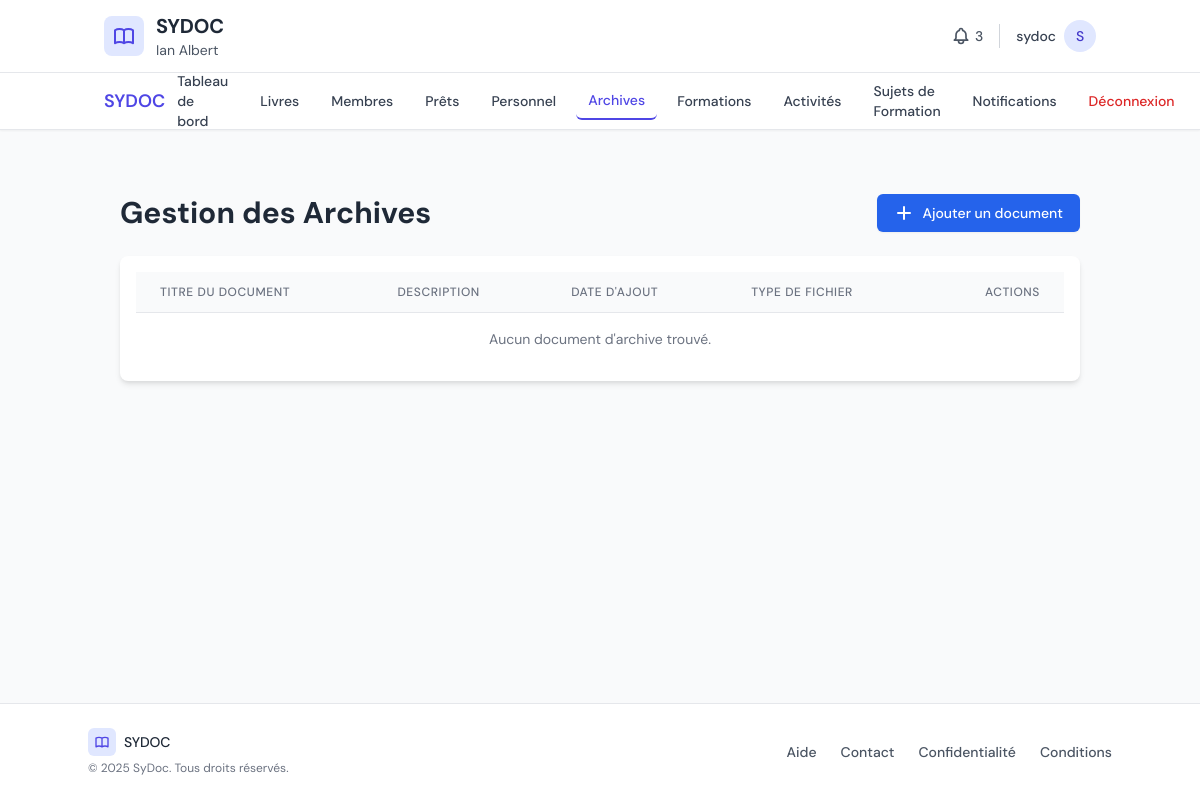
Before: /center/archives/ (signed in) with the older database file.
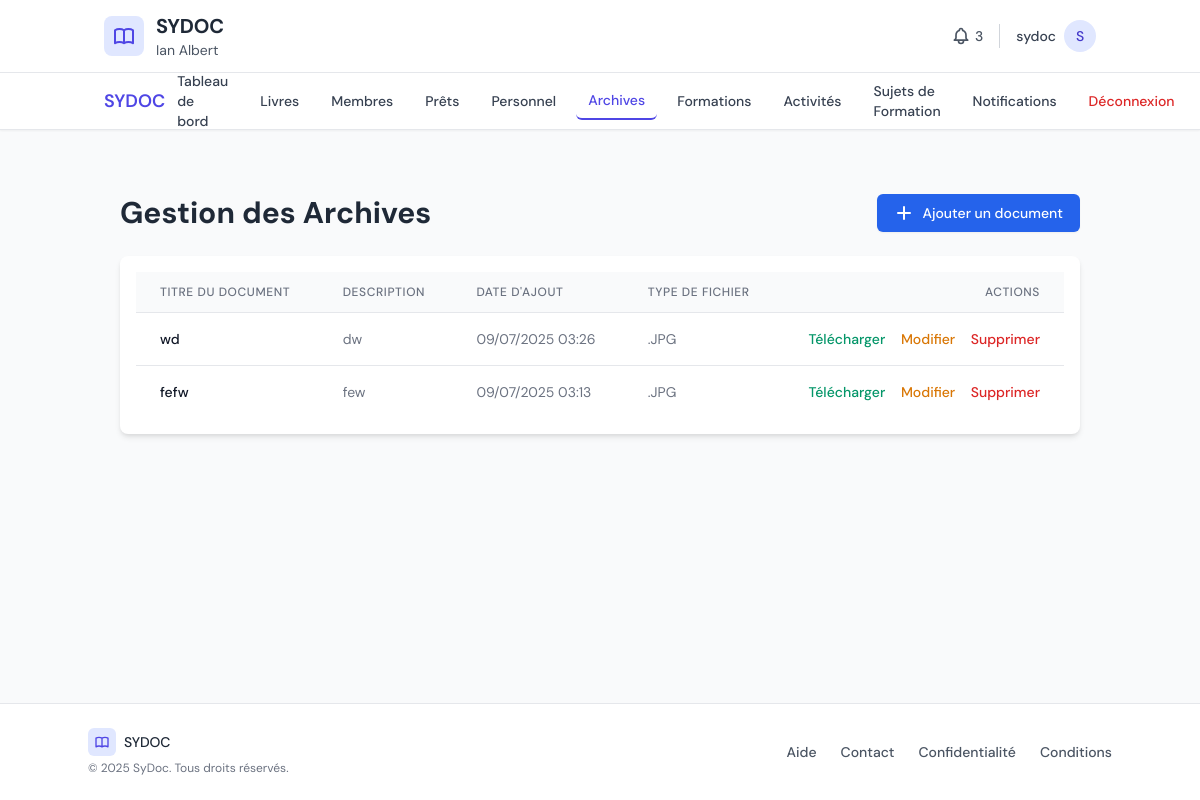
After: the same page with the newer database file.
### core/models.py (models this page shows, shortened)
class ArchivalDocument(models.Model):
    STATUS_CHOICES = [
        ('available', _('Disponible')),
        ('restricted', _('Accès Restreint')),
        ('damaged', _('Endommagé')),
        ('missing', _('Manquant')),
    ]
    documentation_center = models.ForeignKey(DocumentationCenter, on_delete=models.CASCADE, related_name='archival_documents', verbose_name='Centre de Documentation')
    title = models.CharField(max_length=255, verbose_name='Titre du Document')
    archival_series = models.ForeignKey(ArchivalSeries, on_delete=models.SET_NULL, null=True, blank=True, related_name='documents', verbose_name='Série Archivistique')
    document_id = models.CharField(max_length=100, unique=True, verbose_name='Identifiant du Document')
    description = models.TextField(blank=True, verbose_name='Description')
    creation_date = models.DateField(null=True, blank=True, verbose_name='Date de Création du Document')
    creator = models.CharField(max_length=255, blank=True, verbose_name='Créateur(s) / Auteur(s) d\'origine')
    physical_location = models.CharField(max_length=255, blank=True, verbose_name='Emplacement Physique (Cote)')
    is_digital = models.BooleanField(default=False, verbose_name='Version Numérique Disponible')
    digital_file = models.FileField(upload_to='archives/digital/', blank=True, null=True, verbose_name='Fichier Numérique (PDF, Image, etc.)')
    acquisition_date = models.DateField(default=timezone.now, verbose_name='Date d\'Acquisition/Classement')
    status = models.CharField(max_length=50, choices=STATUS_CHOICES, default='available', verbose_name='Statut')
    class Meta:
        verbose_name = 'Document Archivistique'
        verbose_name_plural = 'Documents Archivilistiques'
        unique_together = ('documentation_center', 'document_id')
        ordering = ['title']

### center_panel/views.py (the view)
# urls.py: path('archives/', views.archive_list, name='archives'),
@login_required
def archive_list(request):
    current_center = DocumentationCenter.objects.first()
    archives = ArchivalDocument.objects.filter(documentation_center=current_center)
    context = {
        'current_center': current_center,
        'archives': archives
    }
    return render(request, 'center_panel/archives.html', context)

### center_panel/templates/center_panel/archives.html (shortened to what this page needs)
{% extends 'center_panel/base.html' %}
{% block content %}
<div class="container mx-auto px-4 py-6">
    <div class="flex flex-col md:flex-row justify-between items-start md:items-center mb-6">
        <h1 class="text-2xl md:text-3xl font-bold text-gray-800">Gestion des Archives</h1>
        <a href="{% url 'center_panel:add_archive' %}" class="mt-4 md:mt-0 inline-flex items-center px-4 py-2 border border-transparent text-sm font-medium rounded-md shadow-sm text-white bg-blue-600 hover:bg-blue-700 focus:outline-none focus:ring-2 focus:ring-offset-2 focus:ring-blue-500">
            <svg xmlns="http://www.w3.org/2000/svg" class="h-5 w-5 mr-2" viewBox="0 0 20 20" fill="currentColor">
                <path fill-rule="evenodd" d="M10 3a1 1 0 011 1v5h5a1 1 0 110 2h-5v5a1 1 0 11-2 0v-5H4a1 1 0 110-2h5V4a1 1 0 011-1z" clip-rule="evenodd" />
            </svg>
            Ajouter un document
        </a>
    </div>
    <div class="bg-white shadow-md rounded-lg overflow-hidden">
        <div class="p-4">
            <table id="archive-table" class="min-w-full divide-y divide-gray-200" data-datatable>
                <thead class="bg-gray-50">
                    <tr>
                        <th scope="col" class="px-6 py-3 text-left text-xs font-medium text-gray-500 uppercase tracking-wider">Titre du document</th>
                        <th scope="col" class="px-6 py-3 text-left text-xs font-medium text-gray-500 uppercase tracking-wider">Description</th>
                        <th scope="col" class="px-6 py-3 text-left text-xs font-medium text-gray-500 uppercase tracking-wider">Date d'ajout</th>
                        <th scope="col" class="px-6 py-3 text-left text-xs font-medium text-gray-500 uppercase tracking-wider">Type de fichier</th>
                        <th scope="col" class="px-6 py-3 text-right text-xs font-medium text-gray-500 uppercase tracking-wider">Actions</th>
                    </tr>
                </thead>
                <tbody class="bg-white divide-y divide-gray-200">
                    {% for archive in archives %}
                    <tr class="hover:bg-gray-50">
                        <td class="px-6 py-4 whitespace-nowrap text-sm font-medium text-gray-900">{{ archive.title }}</td>
                        <td class="px-6 py-4 text-sm text-gray-500">{{ archive.description|truncatechars:50 }}</td>
                        <td class="px-6 py-4 whitespace-nowrap text-sm text-gray-500">{{ archive.created_at|date:"d/m/Y H:i" }}</td>
                        <td class="px-6 py-4 whitespace-nowrap text-sm text-gray-500">
                            {% if archive.file_upload %}
                                {{ archive.file_upload.name|slice:"-4:"|upper }}
                            {% else %}
                                -
                            {% endif %}
                        </td>
                        <td class="px-6 py-4 whitespace-nowrap text-right text-sm font-medium">
                            {% if archive.file_upload %}
                            <a href="{% url 'center_panel:download_archive' archive.pk %}" class="text-green-600 hover:text-green-900 mr-3">Télécharger</a>
                            {% endif %}
                            <a href="{% url 'center_panel:edit_archive' archive.pk %}" class="text-yellow-600 hover:text-yellow-900 mr-3">Modifier</a>
                            <a href="{% url 'center_panel:delete_archive' archive.pk %}" class="text-red-600 hover:text-red-900">Supprimer</a>
                        </td>
                    </tr>
                    {% empty %}
                    <tr>
                        <td colspan="5" class="px-6 py-4 text-center text-sm text-gray-500">
                            Aucun document d'archive trouvé.
                        </td>
                    </tr>
                    {% endfor %}
                </tbody>
            </table>
        </div>
    </div>
</div>
{% endblock %}

Changed rows visible on the page:
added ArchivalDocument: title "wd", description "dw", created_at "09/07/2025 03:26", file_upload.name ".JPG", shows "Télécharger"
added ArchivalDocument: title "fefw", description "few", created_at "09/07/2025 03:13", file_upload.name ".JPG", shows "Télécharger"
Other visible differences:
text no longer shown: "Aucun document d'archive trouvé."
